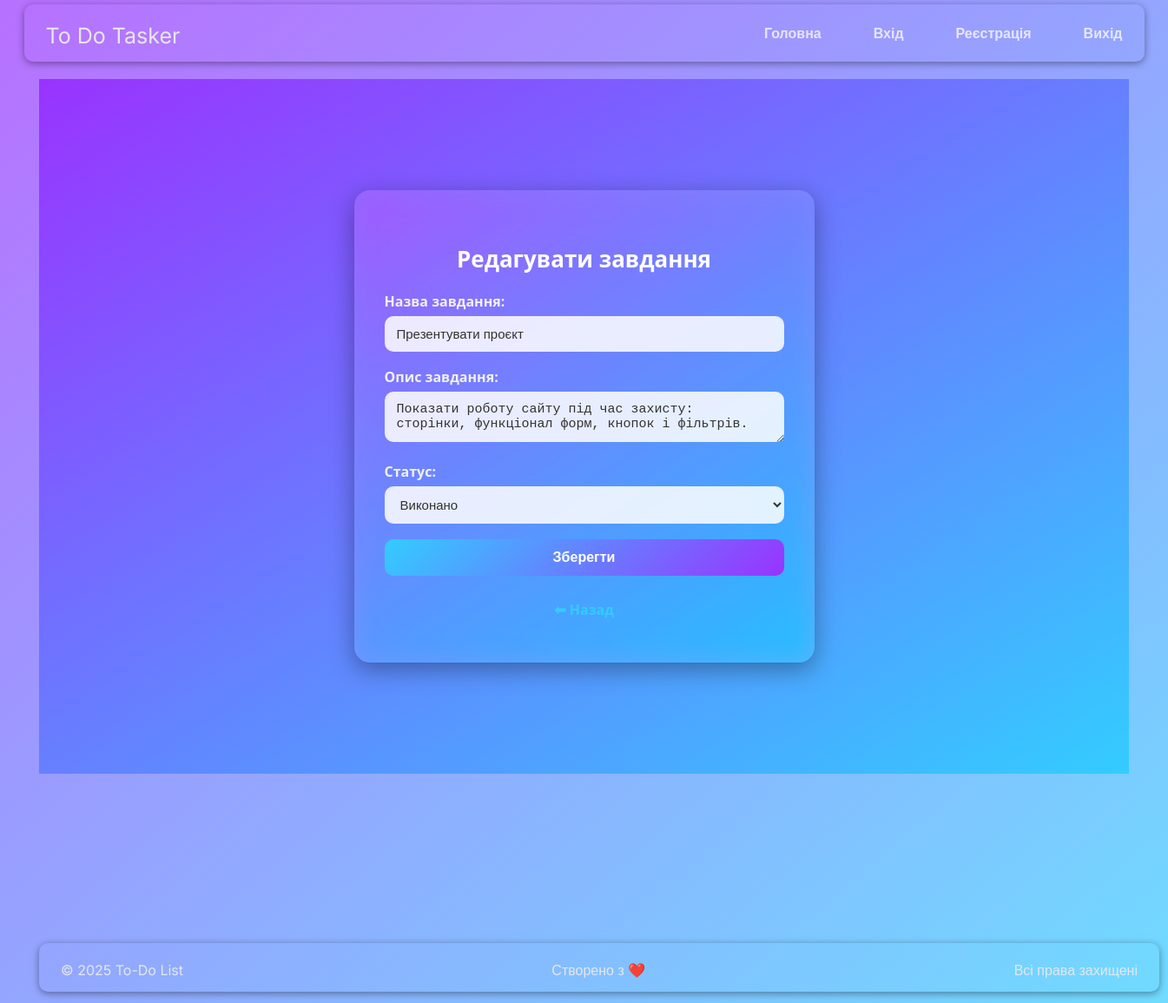
/edit/20 (signed in), run on the app's committed database.
### models/task.py (models this page shows, shortened)
class Task(Base):
    __tablename__ = "tasks"
    id: Mapped[int] = mapped_column(Integer, primary_key=True, index=True)
    title: Mapped[str] = mapped_column(String, nullable=False)
    description: Mapped[str] = mapped_column(String, nullable=False)
    status: Mapped[str] = mapped_column(String, default="new")
    user_id: Mapped[int] = mapped_column(ForeignKey("users.id"), nullable=True)
    user: Mapped["User"] = relationship("User", back_populates="tasks")

### app.py (the view, shortened to what this page needs)
@app.route("/edit/<int:task_id>", methods=["GET", "POST"])
def edit_task(task_id):
    if "user_id" not in session:
        return redirect(url_for("login"))
    with SessionLocal() as db:
        task = db.query(Task).filter(
            Task.id == task_id,
            Task.user_id == session["user_id"]
        ).first()
        if not task:
            return "Завдання не знайдено", 404
    return render_template("task_form.html", mode="edit", task=task)

### templates/task_form.html (shortened to what this page needs)
{% extends "base.html" %}
{% block content %}
<div class="body_task_form">
  <div class="task_form-box">
    <h2>
      {% if mode == 'add' %}Додати завдання{% else %}Редагувати завдання{% endif %}
    </h2>
    <form method="post">
      <div>
        <label>Назва завдання:</label>
        <input type="text" name="title" value="{{ task.title if task else '' }}" required>
      </div>
      <div>
        <label>Опис завдання:</label>
        <textarea name="description" required>{{ task.description if task else '' }}</textarea>
      </div>
      <div>
        <label>Статус:</label>
        <select name="status" required>
          <option value="done" {% if task and task.status == 'done' %}selected{% endif %}>Виконано</option>
        </select>
      </div>
      <button type="submit">
        {% if mode == 'add' %}Додати{% else %}Зберегти{% endif %}
      </button>
    </form>
    <p class="text-center">
      <a href="{{ url_for('tasks_page', q=request.args.get('q'), status=request.args.get('status')) }}">
      </a>
    </p>
  </div>
</div>
{% endblock %}

### static/css/styles.css (style rules this page uses)
body { margin: 0; padding: 0; font-family: 'Inter', sans-serif; background: linear-gradient(to top left, rgba(51, 204, 255, 0.7), rgba(153, 51, 255, 0.7)), url('https://images.unsplash.com/photo-1508780709619-79562169bc64?auto=format&fit=crop&w=1920&q=80'); background-size: cover; background-position: center; background-attachment: fixed; }
p { text-align: center; margin-bottom: 10px; color: #e5e7eb; }
.body_task_form { display: flex; justify-content: center; align-items: center; min-height: 100vh; margin: 0; background: linear-gradient(to top left, #33ccff 0%, #9933ff 100%); font-family: 'Segoe UI', Tahoma, Geneva, Verdana, sans-serif; }
.task_form-box { background: rgba(255, 255, 255, 0.12); backdrop-filter: blur(16px) saturate(180%); -webkit-backdrop-filter: blur(16px) saturate(180%); border-radius: 18px; padding: 40px 35px; width: 460px; box-shadow: 0 8px 28px rgba(0, 0, 0, 0.35); color: #fff; }
.task_form-box h2 { font-size: 26px; font-weight: 700; text-align: center; margin-bottom: 20px; color: #fff; }
.task_form-box label { display: block; text-align: left; font-weight: 600; margin-bottom: 6px; color: #f1f1f1; }
.task_form-box input, .task_form-box textarea, .task_form-box select { width: 100%; box-sizing: border-box; padding: 12px 14px; margin-bottom: 18px; border: none; border-radius: 10px; font-size: 15px; color: #333; background: rgba(255, 255, 255, 0.85); outline: none; transition: all 0.3s ease; }
.task_form-box button { width: 100%; padding: 12px; border: none; border-radius: 10px; background: linear-gradient(135deg, #33ccff, #9933ff); color: #fff; font-size: 16px; font-weight: 600; cursor: pointer; transition: 0.3s ease; }
.task_form-box a { display: inline-block; margin-top: 12px; color: #33ccff; font-weight: 600; text-decoration: none; transition: 0.3s; }

### data on the page
Task: title "Презентувати проєкт", description "Показати роботу сайту під час захисту: сторінки, функціонал форм, кнопок і фільтрів.", status "Виконано"
